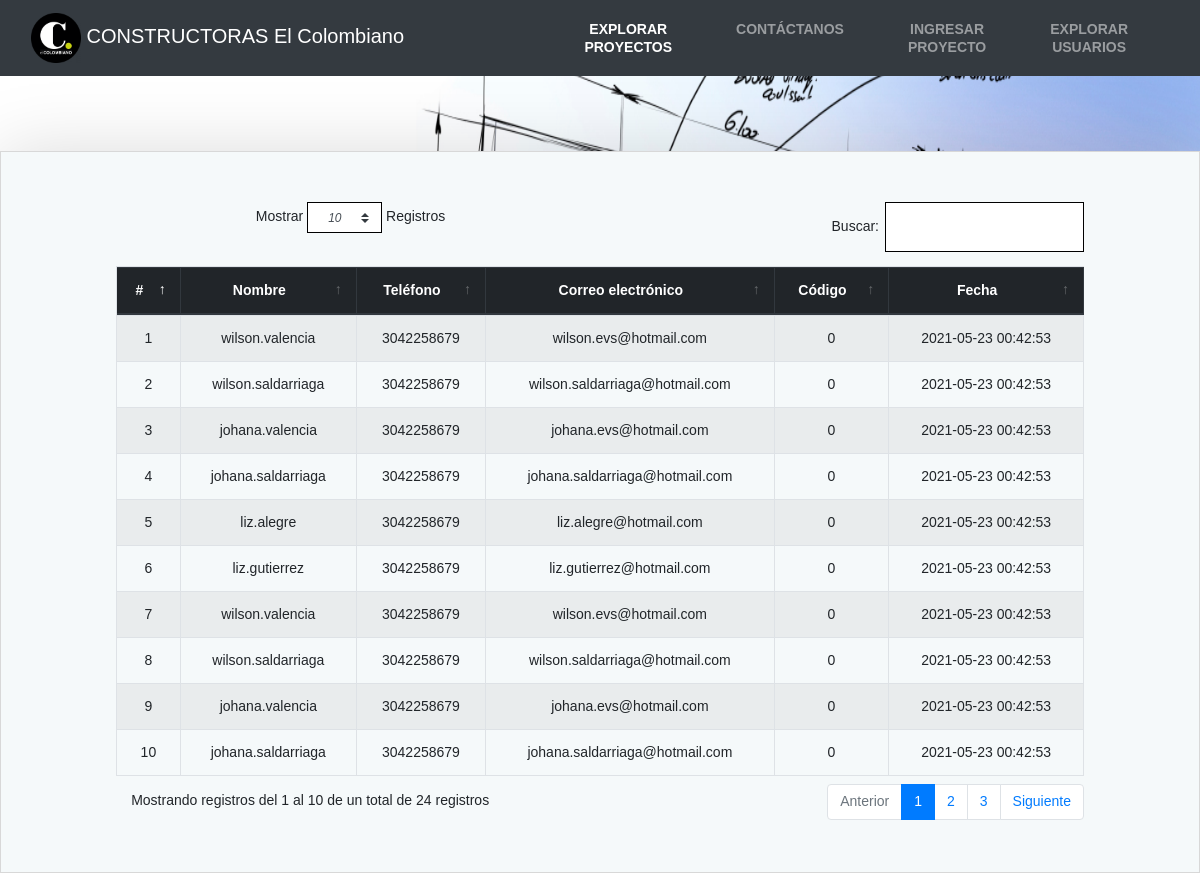
/usuarios.php, run on an earlier commit of the app's database.
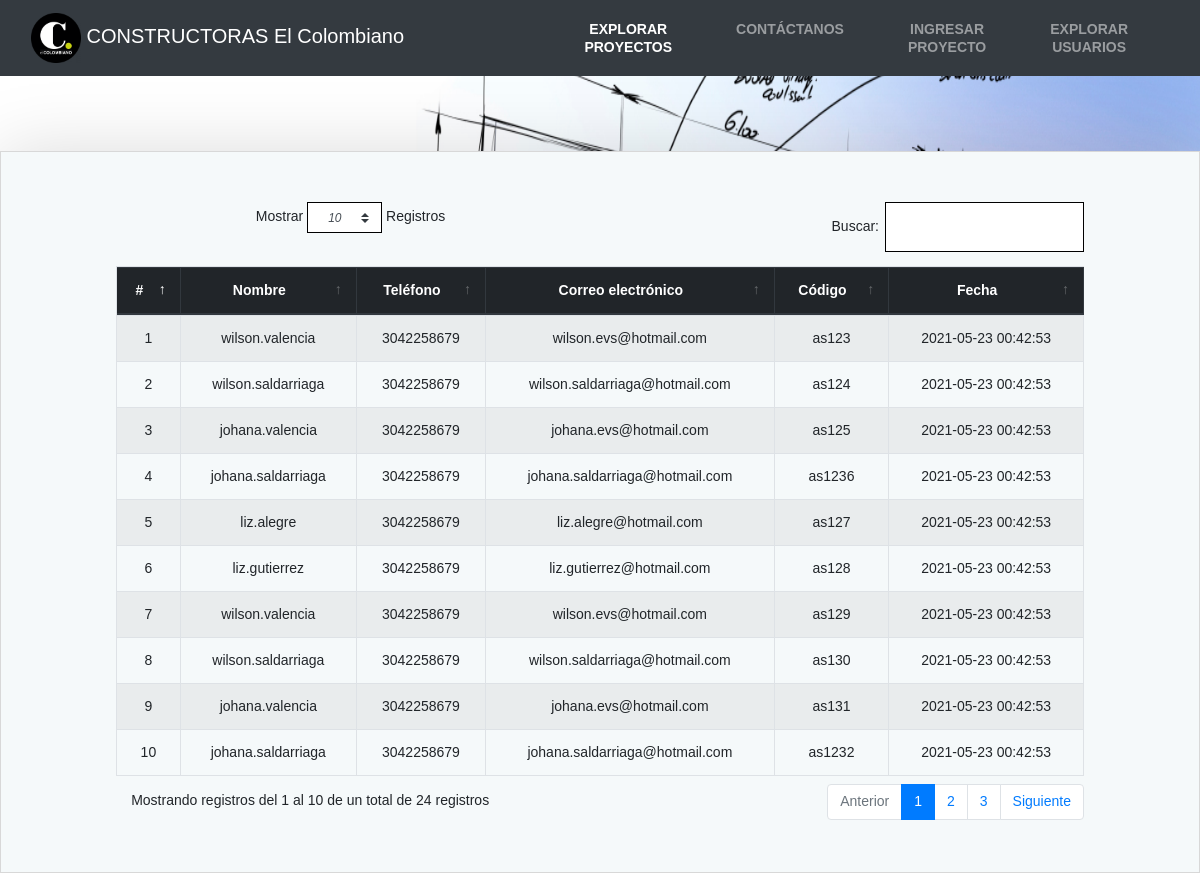
And on a later commit of the database.
### tables this page shows
CREATE TABLE users(
    id_users INT NOT NULL PRIMARY KEY AUTO_INCREMENT,
    nombre VARCHAR(75) not null,
    telefono VARCHAR(255) not null,
    email VARCHAR(75) not null,
    codigo VARCHAR(10) not null,
    data_create timestamp default current_timestamp
);

### usuarios.php (the view)
<?php include("src/app/config/dbConnection.php");
$objeto = new Conexion();
$conexion = $objeto->Conectar();
$consulta = "SELECT * FROM users";
$resultado = $conexion->prepare($consulta);
$resultado->execute();
$usuarios = $resultado->fetchAll(PDO::FETCH_ASSOC);
?>
<?php include("src/app/includes/header.php") ?>
<div class="section-padding-100 login-content">
    <div class="container">
        <div class="row justify-content-center">
            <div class="col-lg-12">
               <div class="table-responsive">
               <table id="verTableUsuario" class="table table-striped table-hover table-bordered" style="width:100%">
                    <thead class="text-center thead-dark">
                        <th>#</th>
                        <th>Nombre </th>
                        <th>Teléfono</th>
                        <th>Correo electrónico</th>
                        <th>Código</th>
                        <th>Fecha</th>
                    </thead>
                    <tbody class="">
                        <?php foreach ($usuarios as $usuario) { ?>
                            <tr>
                                <td><?php echo $usuario['id_users'] ?></td>
                                <td><?php echo $usuario['nombre'] ?></td>
                                <td><?php echo $usuario['telefono'] ?></td>
                                <td><?php echo $usuario['email'] ?></td>
                                <td><?php echo $usuario['codigo'] ?></td>
                                <td><?php echo $usuario['data_create'] ?></td>
                            </tr>
                        <?php  }  ?>
                    </tbody>
                </table>
               </div>
            </div>
        </div>
    </div>
</div>
<?php include("src/app/includes/footer.php") ?>

What changed in the data, as far as the page shows it:
changed users id 1: codigo "0" → "as123"
changed users id 2: codigo "0" → "as124"
changed users id 3: codigo "0" → "as125"
changed users id 4: codigo "0" → "as1236"
changed users "liz.alegre": codigo "0" → "as127"
changed users "liz.gutierrez": codigo "0" → "as128"
changed users id 7: codigo "0" → "as129"
changed users id 8: codigo "0" → "as130"
changed users id 9: codigo "0" → "as131"
changed users id 10: codigo "0" → "as1232"
